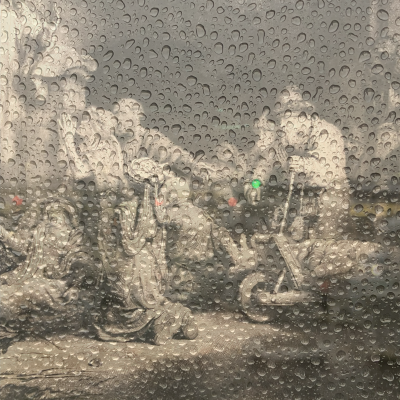
#> input picture unit-1/lesson-3/edited images/blended-rembrandt400.pngrain400.png, 400 x 400 px
$ python assignment3part2.py 'edited images/blended-rembrandt400.pngrain400.png' 5
#> lines starting #> are read from the running program, lines starting #| are printed output that depends on the picture
import sys
from PIL import Image

if len(sys.argv) != 3:
    exit("This command requires two arguments: the name of an image file and amount of rotation")

img = Image.open( sys.argv[1] )
#> img is the input picture: PIL image 400x400 RGBA; mean R, G, B, A 142.6, 133.5, 117.9, 255
rotated_img = img.rotate( int(sys.argv[2]) )
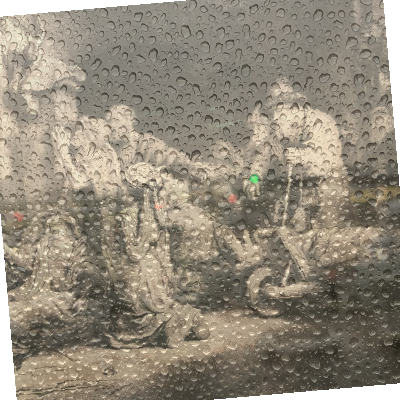
#> rotated_img: PIL image 400x400 RGBA; mean R, G, B, A 137.2, 128.4, 113.3, 244.8; transparent parts drawn white
rotated_img.save("rotated-" + sys.argv[1])
#had no problems running this

$ run again, on unit-1/lesson-3/edited images/blended-trees400.pngplane400.png
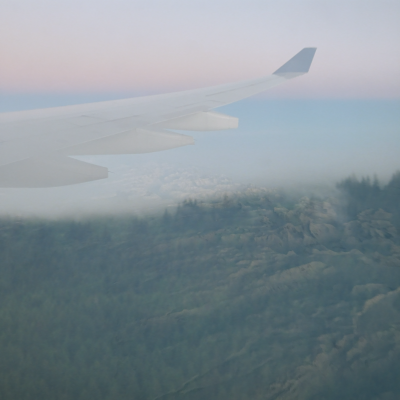
#> input picture unit-1/lesson-3/edited images/blended-trees400.pngplane400.png, 400 x 400 px
#> img is the input picture: PIL image 400x400 RGBA; mean R, G, B, A 131.2, 143.4, 150.3, 255
#> `rotated_img = img.rotate( int(sys.argv[2]) )`:
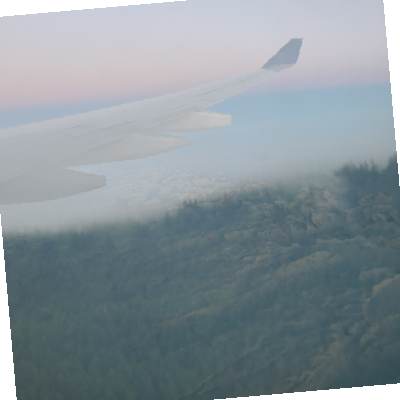
#> rotated_img: PIL image 400x400 RGBA; mean R, G, B, A 126.1, 137.9, 144.5, 244.8; transparent parts drawn white

$ run again, on unit-1/lesson-3/edited images/rotated-city400.png
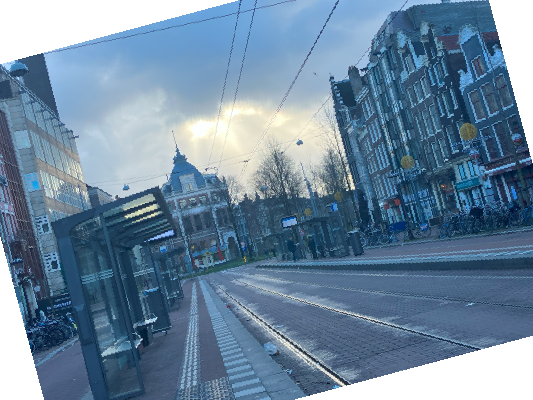
#> input picture unit-1/lesson-3/edited images/rotated-city400.png, 533 x 400 px
#> img is the input picture: PIL image 533x400 RGBA; mean R, G, B, A 81.5, 108, 131.6, 227.8
#> `rotated_img = img.rotate( int(sys.argv[2]) )`:
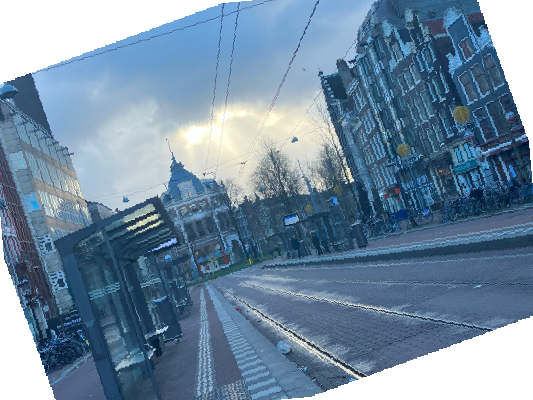
#> rotated_img: PIL image 533x400 RGBA; mean R, G, B, A 79.5, 105.2, 127.9, 221.3; transparent parts drawn white

$ run again, on unit-1/lesson-3/edited images/rotated-plane400.png
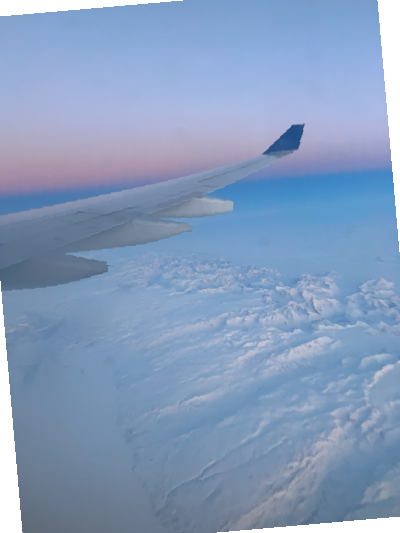
#> input picture unit-1/lesson-3/edited images/rotated-plane400.png, 400 x 533 px
#> img is the input picture: PIL image 400x533 RGBA; mean R, G, B, A 123.3, 146.3, 179.5, 244.3
#> `rotated_img = img.rotate( int(sys.argv[2]) )`:
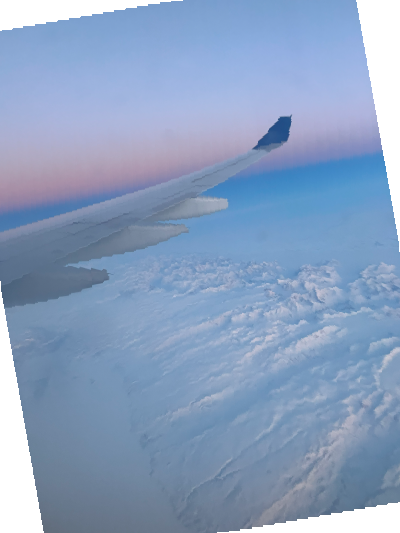
#> rotated_img: PIL image 400x533 RGBA; mean R, G, B, A 118.9, 141.1, 173.1, 235.3; transparent parts drawn white
